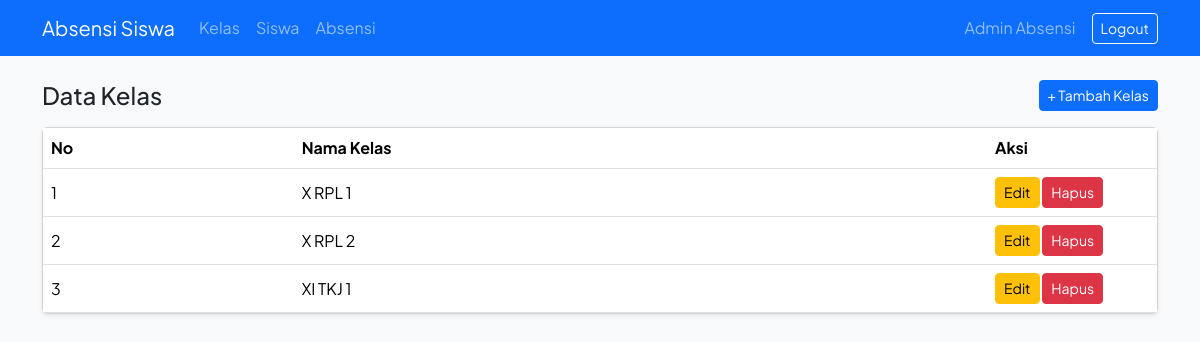
The app's page /index.php?page=kelas (signed in) with its own data.
### tables this page shows
CREATE TABLE kelas (
  id INT AUTO_INCREMENT PRIMARY KEY,
  nama VARCHAR(50) NOT NULL
);

### controllers/KelasController.php (called while the page is built, shortened)
<?php
class KelasController
{
    private $model;
    public function __construct($pdo)
    {
        $this->model = new Kelas($pdo);
    }
    public function index()
    {
        $kelas = $this->model->all();
        include __DIR__ . '/../views/kelas/index.php';
    }
}

### models/Kelas.php (called while the page is built, shortened)
<?php
class Kelas
{
    private $pdo;
    public function __construct($pdo)
    {
        $this->pdo = $pdo;
    }
    public function all()
    {
        return $this->pdo->query("SELECT * FROM kelas ORDER BY nama")->fetchAll();
    }
}

### views/kelas/index.php (the view, shortened to what this page needs)
<?php include __DIR__ . '/../partials/header.php'; ?>
<div class="d-flex justify-content-between align-items-center mb-3">
  <h4 class="mb-0">Data Kelas</h4>
  <a href="index.php?page=kelas-form" class="btn btn-primary btn-sm">+ Tambah Kelas</a>
</div>
<div class="card shadow-sm">
  <div class="table-responsive">
    <table class="table table-hover align-middle mb-0">
      <thead><tr><th>No</th><th>Nama Kelas</th><th style="width:170px;">Aksi</th></tr></thead>
      <tbody>
        <?php foreach ($kelas as $i => $k): ?>
          <tr>
            <td><?= $i + 1 ?></td>
            <td><?= htmlspecialchars($k['nama']) ?></td>
            <td>
              <a href="index.php?page=kelas-form&id=<?= $k['id'] ?>" class="btn btn-warning btn-sm">Edit</a>
              <a href="index.php?page=kelas-hapus&id=<?= $k['id'] ?>" class="btn btn-danger btn-sm btn-hapus">Hapus</a>
            </td>
          </tr>
        <?php endforeach; ?>
      </tbody>
    </table>
  </div>
</div>
<?php include __DIR__ . '/../partials/footer.php'; ?>

### views/partials/header.php (style rules this page uses)
body { font-family: 'Plus Jakarta Sans', sans-serif; }

### records on screen
kelas: nama "X RPL 1"
kelas: nama "X RPL 2"
kelas: nama "XI TKJ 1"

### other values on screen
$userNama "Admin Absensi"
